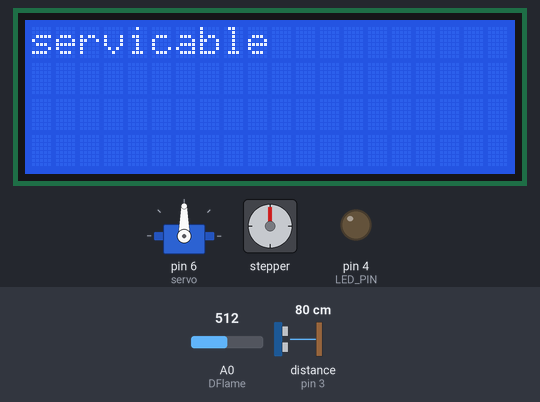
A sketch run on a simulated Arduino Uno, built with avr-gcc and run on an emulated ATmega328P. Parts: servo, 20×4 character LCD, stepper motor, output pins drawn as LEDs (lit = HIGH). Wiring (inferred from the names in the program): ultrasonic range finder: trigger pin 2; echo pin 3. The inputs (shaded band) are chosen by the test bench; at power-on: distance to the obstacle (sensor on pin 3) 80 cm, A0 (DFlame) = 512. The echo pulse lasts 58.3 µs per cm; stepper angles assume 1024 steps per turn; pins used as bus, display or sensor lines are not drawn; what the sketch prints to the serial monitor is not drawn.

Above: at 1.2 s.
1.3 s: distance to the obstacle (sensor on pin 3) set to 4 cm
At 2.3 s:
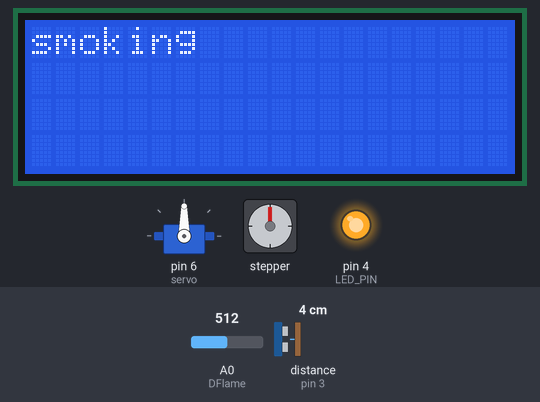
4.3 s: distance to the obstacle (sensor on pin 3) set to 35 cm
At 4.7 s:
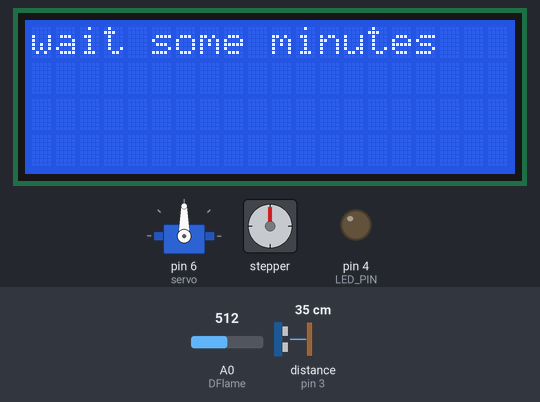
At 5.28 s:
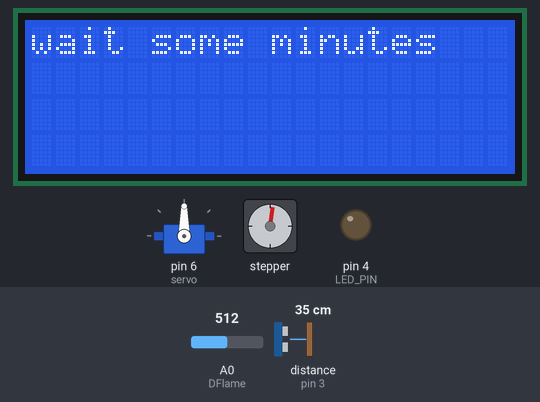
Timing chart, 0 to 32.1 s (numbered marks = the images above; inputs shaded):
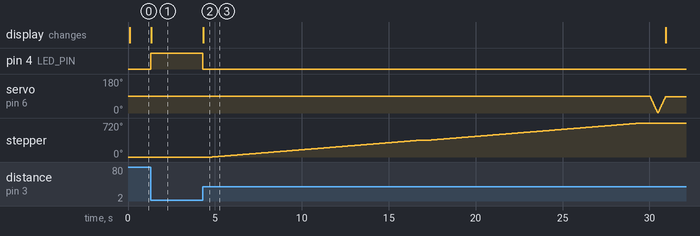

Measured:
- after the input at 1.3 s, pin 4 (LED_PIN): LOW → HIGH at once; the display: changes at once (image 1)
- after the input at 4.3 s, pin 4 (LED_PIN): HIGH → LOW at once; stepper: turns 360° clockwise in 12.1 s, then 360° clockwise in 12.1 s; the display: changes at once (image 2)

The sketch:

final_test.ino
```cpp
#include <Servo.h>
#include <Stepper.h>
#include <Wire.h>
#include <LiquidCrystal_I2C.h>

LiquidCrystal_I2C lcd(0x3F,20,4);

const int stepsPerRevolution = 1024;
Stepper myStepper(stepsPerRevolution,11,9,10,8);

int TRIG_PIN =2;
int ECHO_PIN= 3;
int LED_PIN =4;
int DFlame= A0;
Servo myservo;

int servo =6;

bool smoke= false;

int num=0;
int pos=0;
int i;

void setup() {
  myStepper.setSpeed(5);
  myservo.attach(servo);
  pinMode(TRIG_PIN, OUTPUT);
  pinMode(ECHO_PIN, INPUT);

  pinMode(LED_PIN, OUTPUT);

  pinMode(DFlame,INPUT);

  lcd.init();
  lcd.backlight();
  lcd.setCursor(0,0);
  lcd.print("start operation");
  Serial.begin(9600);

}

void loop()
{
  int distance = 0;
  int val;
  int type;
  digitalWrite(TRIG_PIN, HIGH);
  delayMicroseconds(10);
  digitalWrite(TRIG_PIN, LOW);
  distance = pulseIn(ECHO_PIN, HIGH)/58.2;
  val = analogRead(DFlame);


  for(;distance<=25;distance = pulseIn(ECHO_PIN, HIGH)/58.2){
    Serial.println(distance);
    digitalWrite(LED_PIN, HIGH);
    lcd.clear();
    lcd.print("can't use");

    val = analogRead(DFlame);
    for(;val<999;val=analogRead(DFlame)){
      digitalWrite(13, HIGH);
      digitalWrite(12, HIGH);
      lcd.clear();
      lcd.print("smoking");
      smoke=true;
      digitalWrite(TRIG_PIN, HIGH);
      delayMicroseconds(10);
      digitalWrite(TRIG_PIN, LOW);
      distance = pulseIn(ECHO_PIN, HIGH)/58.2;
      if(distance>25)
        break;

    }

    digitalWrite(TRIG_PIN, HIGH);
    delayMicroseconds(10);
    digitalWrite(TRIG_PIN, LOW);
  }


  digitalWrite(LED_PIN, LOW);
  if(smoke){
    lcd.clear();
    lcd.print("wait some minutes");
    delay(500);
    stepmotor();
    servomotor();
    smoke=false;
  }


    digitalWrite(13, LOW);
    digitalWrite(12, LOW);
    lcd.clear();
    lcd.print("servicable");


}
void stepmotor(){
  myStepper.step(stepsPerRevolution);
  delay(500);
  myStepper.step(stepsPerRevolution);
  delay(500);
}
void servomotor(){
 for (pos = 85; pos >= 0; pos -= 1){
   myservo.write(pos);
   delay(5);
 }
 for (pos = 0; pos <= 85; pos += 1){
   myservo.write(pos);
   delay(5);
 }
}
```
